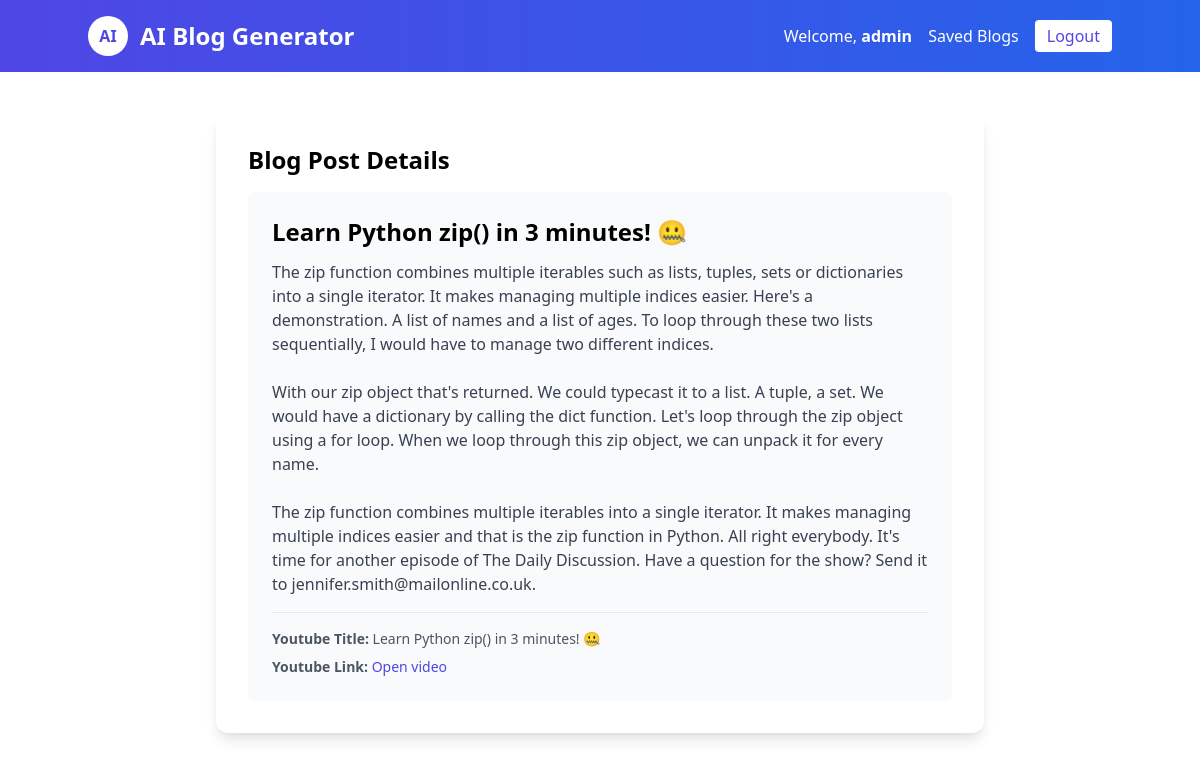
Screenshot of /blog-details/2/ (signed in) with the database file from the repository.
### blog_generator/models.py (models this page shows, shortened)
class BlogPost(models.Model):
    user = models.ForeignKey(User, on_delete=models.CASCADE)
    youtube_title = models.CharField(max_length=300)
    youtube_link = models.URLField()
    generated_content = models.TextField()
    created_at = models.DateTimeField(auto_now_add=True)

### blog_generator/views.py (the view)
# urls.py: path('blog-details/<int:pk>/', views.blog_details, name='blog-details'),
def blog_details(request, pk):
    blog_article_detail = BlogPost.objects.get(id=pk)
    if request.user == blog_article_detail.user:
        return render(request, 'blog-details.html', {'blog_article_detail': blog_article_detail})
    else:
        return redirect('/')

### templates/blog-details.html (shortened to what this page needs)
<!DOCTYPE html>
<html lang="en">
<head>
    <link href="https://cdn.jsdelivr.net/npm/tailwindcss@2.2.19/dist/tailwind.min.css" rel="stylesheet">
</head>
<body class="bg-grat-100 font-sans antialiased">
    <nav class="bg-gradient-to-r from-indigo-600 to-blue-600 p-4 text-white">
        <div class="container mx-auto flex items-center justify-between">
            <div class="flex items-center space-x-3">
                <div class="bg-white text-indigo-600 font-bold rounded-full w-10 h-10 flex items-center justify-center">AI</div>
                <a href="/" class="text-2xl font-bold">AI Blog Generator</a>
            </div>
            <div class="flex items-center space-x-4">
                {% if user.is_authenticated %}
                    <span class="hidden sm:inline">Welcome, <strong>{{ user.username }}</strong></span>
                    <a href="/blog-list" class="text-white hover:underline">Saved Blogs</a>
                    <a href="/logout" class="bg-white text-indigo-600 px-3 py-1 rounded hover:opacity-90">Logout</a>
                {% else %}
                    <a href="/login" class="text-white hover:underline">Login</a>
                    <a href="/signup" class="bg-white text-indigo-600 px-3 py-1 rounded hover:opacity-90">Signup</a>
                {% endif %}
            </div>
        </div>
    </nav>
    <div class="container mx-auto mt-10 px-4 sm:px-0">
        <div class="max-w-3xl mx-auto bg-white p-8 rounded-xl shadow-lg">
            <section>
                <h2 class="text-2xl mb-4 font-semibold">Blog Post Details</h2>
                <div class="p-6 bg-gray-50 rounded-lg">
                    <h3 class="text-2xl font-bold mb-3">{{ blog_article_detail.youtube_title }}</h3>
                    <div class="prose max-w-none text-gray-700 mb-4" style="white-space: pre-line;">{{ blog_article_detail.generated_content }}</div>
                    <div class="mt-4 border-t pt-4 text-sm text-gray-600">
                        <div><strong>Youtube Title:</strong> {{ blog_article_detail.youtube_title }}</div>
                        <div class="mt-2"><strong>Youtube Link:</strong> <a href="{{ blog_article_detail.youtube_link }}" class="text-indigo-600 hover:underline">Open video</a></div>
                    </div>
                </div>
            </section>
        </div>
    </div>
</body>
</html>

### rows the page displays
BlogPost: youtube_title "Learn Python zip() in 3 minutes! 🤐", generated_content "The zip function combines multiple iterables such as lists, tuples, sets or dictionaries into a single iterator. It makes managing multiple indices easier. Here's a demonstration. A list of names and a list of ages. To loop through these two lists sequentially, I would have to manage two different indices. With our zip object that's returned. We could typecast it to a list. A tuple, a set. We would have a dictionary by calling the dict function. Let's loop through the zip object using a for loop. When we loop through this zip object, we can unpack it for every name. The zip function combines multiple iterables into a single iterator. It makes managing multiple indices easier and that is the…"

### other values shown
{{ user.username }} "admin"
